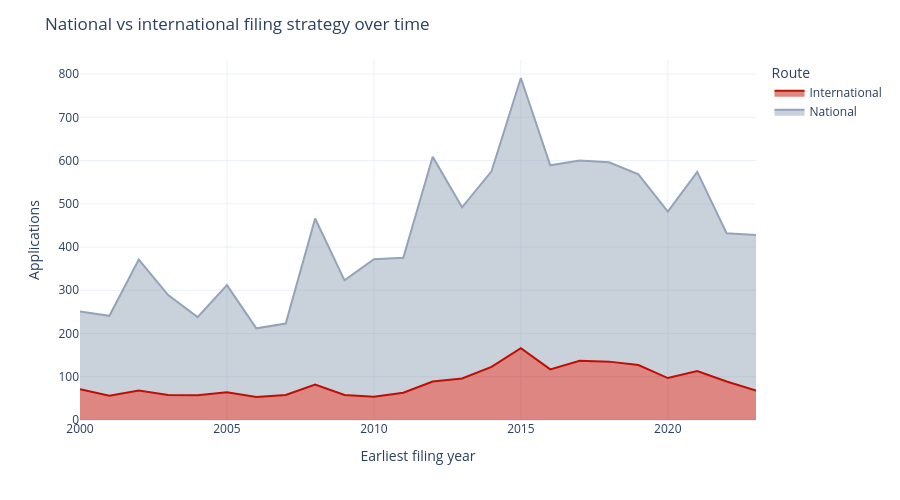

The code cell stored with this chart in its notebook:
### Markdown cell above
## Step 7 — National vs international filing strategy

A single ratio tells the internationalisation story: of all applications filed each year, what
share goes through an **international / regional** route (EP, WO, OA, AP, EA) versus a purely
**national** one? We count distinct applications per year and stack the two types.

### Code cell
apps = pd.DataFrame(
    db.query(TLS201_APPLN.docdb_family_id, TLS201_APPLN.appln_id,
             TLS201_APPLN.appln_auth, TLS201_APPLN.earliest_filing_year)
      .filter(TLS201_APPLN.docdb_family_id.in_(family_ids)).distinct().all(),
    columns=['docdb_family_id', 'appln_id', 'appln_auth', 'year'])
apps = apps[(apps['year'] >= 2000) & (apps['year'] <= 2023)]

intl_auth = ['EP', 'WO', 'OA', 'AP', 'EA']
apps['type'] = apps['appln_auth'].apply(lambda a: 'International' if a in intl_auth else 'National')
by_type = (apps.groupby(['year', 'type'])['appln_id'].nunique()
           .reset_index(name='applications'))

fig = px.area(by_type, x='year', y='applications', color='type',
              color_discrete_map={'National': '#94a3b8', 'International': '#be0f05'},
              labels={'year': 'Earliest filing year', 'applications': 'Applications', 'type': 'Route'})
fig.update_layout(title='National vs international filing strategy over time',
                  template='plotly_white', height=500)

report_kit.record(250, "national_vs_international",
                  "National vs international filing strategy", fig, by_type, output_dir=OUT,
                  note="Distinct applications per year by route; international = EP/WO/OA/AP/EA.")

### Figure 1 — Plotly figure (JSON) as saved in the notebook; plotly's stock layout.template omitted (floating-point values rounded to 4 significant figures)
{"data": [{"fillpattern": {"shape": ""}, "hovertemplate": "Route=International<br>Earliest filing year=%{x}<br>Applications=%{y}<extra></extra>", "legendgroup": "International", "line": {"color": "#be0f05"}, "marker": {"symbol": "circle"}, "mode": "lines", "name": "International", "orientation": "v", "showlegend": true, "stackgroup": "1", "type": "scatter", "x": [2000, 2001, 2002, 2003, 2004, 2005, 2006, 2007, 2008, 2009, 2010, 2011, 2012, 2013, 2014, 2015, 2016, 2017, 2018, 2019, 2020, 2021, 2022, 2023], "xaxis": "x", "y": [71, 56, 68, 58, 57, 64, 53, 58, 82, 58, 54, 63, 89, 96, 123, 166, 117, 137, 135, 127, 97, 113, 89, 68], "yaxis": "y"}, {"fillpattern": {"shape": ""}, "hovertemplate": "Route=National<br>Earliest filing year=%{x}<br>Applications=%{y}<extra></extra>", "legendgroup": "National", "line": {"color": "#94a3b8"}, "marker": {"symbol": "circle"}, "mode": "lines", "name": "National", "orientation": "v", "showlegend": true, "stackgroup": "1", "type": "scatter", "x": [2000, 2001, 2002, 2003, 2004, 2005, 2006, 2007, 2008, 2009, 2010, 2011, 2012, 2013, 2014, 2015, 2016, 2017, 2018, 2019, 2020, 2021, 2022, 2023], "xaxis": "x", "y": [180, 185, 303, 231, 181, 248, 159, 165, 384, 265, 318, 312, 520, 396, 452, 625, 472, 463, 461, 441, 385, 461, 343, 360], "yaxis": "y"}], "layout": {"height": 500, "legend": {"title": {"text": "Route"}, "tracegroupgap": 0}, "margin": {"t": 60}, "title": {"text": "National vs international filing strategy over time"}, "xaxis": {"anchor": "y", "domain": [0, 1], "title": {"text": "Earliest filing year"}}, "yaxis": {"anchor": "x", "domain": [0, 1], "title": {"text": "Applications"}}}}
